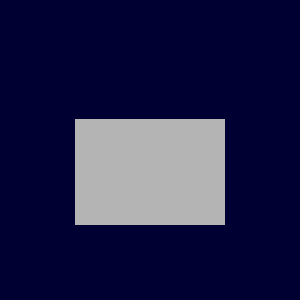

Python code for this plot:
#!/usr/bin/env python

# Import a non-binary glTF file (Cameras) via vtkFileResourceStream and render.

import os

import vtkmodules.vtkInteractionStyle  # noqa: F401
import vtkmodules.vtkRenderingFreeType  # noqa: F401
import vtkmodules.vtkRenderingOpenGL2  # noqa: F401

from vtkmodules.vtkIOCore import vtkFileResourceStream
from vtkmodules.vtkIOImport import vtkGLTFImporter
from vtkmodules.vtkRenderingCore import (
    vtkRenderWindow,
    vtkRenderWindowInteractor,
    vtkRenderer,
)

# Source
data_dir = os.environ.get("VPE_DATA_DIR", os.path.dirname(os.path.abspath(__file__)))

# Open stream
file_stream = vtkFileResourceStream()
file_stream.Open(os.path.join(data_dir, "glTF", "Cameras", "Cameras.gltf"))

# Import glTF via stream
gltf_importer = vtkGLTFImporter()
gltf_importer.SetStream(file_stream)
gltf_importer.ImportArmatureOn()
gltf_importer.SetCamera(1)

# Renderer
renderer = vtkRenderer()
renderer.SetBackground(0.0, 0.0, 0.2)

# Render window
render_window = vtkRenderWindow()
render_window.AddRenderer(renderer)
render_window.SetWindowName("gltf importer non binary stream")
render_window.SetMultiSamples(0)
render_window.SetSize(300, 300)

# Interactor
interactor = vtkRenderWindowInteractor()
interactor.SetRenderWindow(render_window)

gltf_importer.SetRenderWindow(render_window)
gltf_importer.Update()

interactor.Initialize()
interactor.Start()
